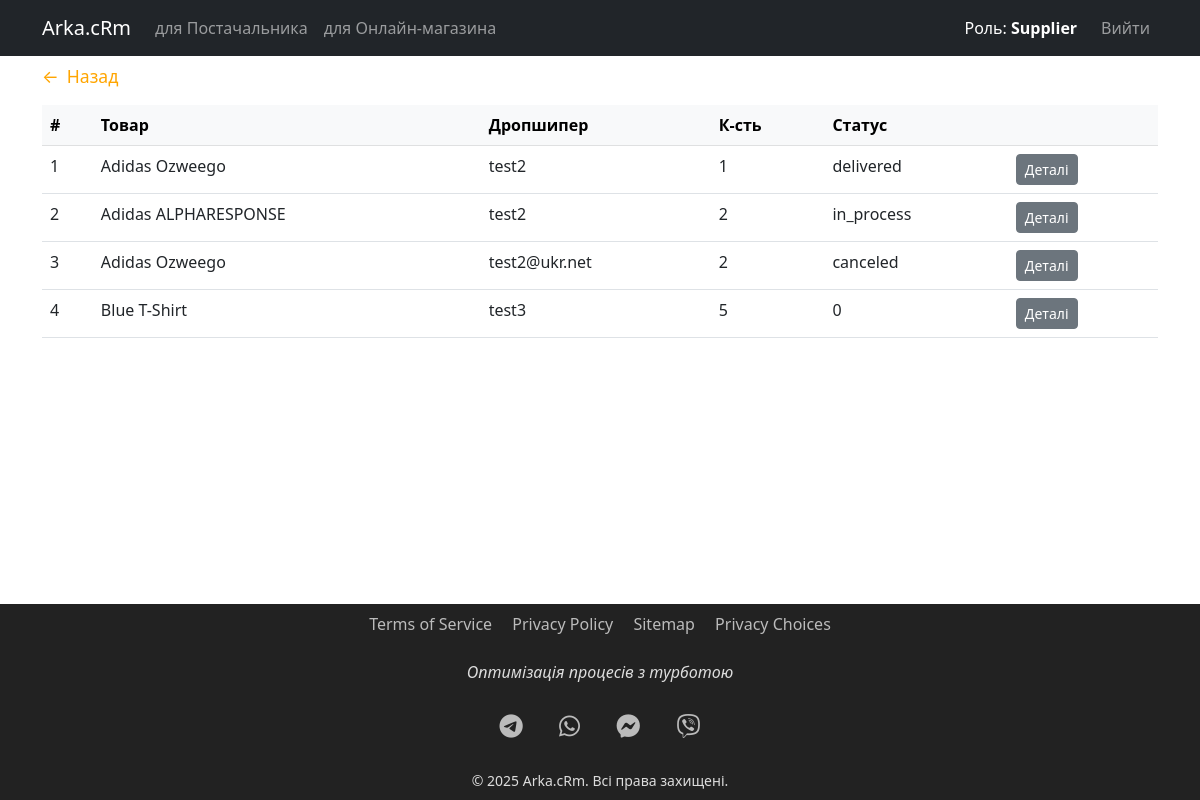
/supplier/orders (signed in), run on the app's committed database.
### tables this page shows
CREATE TABLE "order" (
      id INTEGER PRIMARY KEY AUTOINCREMENT,
      product_id INTEGER NOT NULL,
      dropshipper_id INTEGER NOT NULL,
      quantity INTEGER DEFAULT 1,
      recipient_name TEXT NOT NULL,
      address TEXT NOT NULL,
      comment TEXT,
      status TEXT DEFAULT 'new',
      tracking_number TEXT,
      paid INTEGER DEFAULT 0,
      FOREIGN KEY(product_id) REFERENCES product(id),
      FOREIGN KEY(dropshipper_id) REFERENCES user(id)
    );

CREATE TABLE product (
      id INTEGER PRIMARY KEY AUTOINCREMENT,
      name TEXT NOT NULL,
      description TEXT,
      price REAL NOT NULL,
      stock INTEGER DEFAULT 0,
      status TEXT DEFAULT 'in_stock',
      published INTEGER DEFAULT 1,
      discount REAL DEFAULT 0.0,
      category_id INTEGER,
      supplier_id INTEGER NOT NULL,
      FOREIGN KEY(category_id) REFERENCES category(id),
      FOREIGN KEY(supplier_id) REFERENCES user(id)
    );

CREATE TABLE user (
      id INTEGER PRIMARY KEY AUTOINCREMENT,
      username TEXT UNIQUE NOT NULL,
      password TEXT NOT NULL,
      role TEXT NOT NULL
    );

### app.py (the view)
@app.route('/supplier/orders')
@supplier_required
def supplier_orders():
    db = get_db()
    orders = db.execute('''
      SELECT o.*, p.name AS product_name, u.username AS dropshipper
      FROM "order" o
      JOIN product p ON o.product_id=p.id
      JOIN user u ON o.dropshipper_id=u.id
      WHERE p.supplier_id=?
    ''',(session['user_id'],)).fetchall()
    return render_template('supplier/orders.html', orders=orders)

### app.py (called while the page is built)
def get_db():
    if 'db' not in g:
        g.db = sqlite3.connect(DATABASE)
        g.db.row_factory = sqlite3.Row
    return g.db

def supplier_required(f):
    @wraps(f)
    def wrapper(*args, **kwargs):
        if session.get('role') != 'Supplier':
            return redirect(url_for('login'))
        return f(*args, **kwargs)
    return wrapper

### templates/supplier/orders.html (shortened to what this page needs)
{% extends "base.html" %}
{% block content %}
<div class="container py-5">
  <a href="{{ url_for('supplier_dashboard') }}"
     class="mb-3 d-inline-flex align-items-center"
     style="color: orange; text-decoration: none; font-size: 1.1rem;">
    ←
    <span class="ms-2">Назад</span>
  </a>
  <table class="table">
    <thead class="table-light">
      <tr>
        <th>#</th>
        <th>Товар</th>
        <th>Дропшипер</th>
        <th>К-сть</th>
        <th>Статус</th>
        <th></th>
      </tr>
    </thead>
    <tbody>
      {% for o in orders %}
        <tr>
          <td>{{ o.id }}</td>
          <td>{{ o.product_name }}</td>
          <td>{{ o.dropshipper }}</td>
          <td>{{ o.quantity }}</td>
          <td>{{ o.status }}</td>
          <td>
            <a class="btn btn-sm btn-secondary"
               href="{{ url_for('supplier_order_detail', oid=o.id) }}">Деталі</a>
          </td>
        </tr>
      {% endfor %}
    </tbody>
  </table>
</div>
{% endblock %}

### templates/base.html (style rules this page uses)
html, body { height: 100%; }
body { display: flex; flex-direction: column; padding-top: 15px; }
:root { --brand-orange: #ff6600; }

### data on the page
order: id "1", product_name "Adidas Ozweego", dropshipper "test2", quantity "1", status "delivered"
order: id "2", product_name "Adidas ALPHARESPONSE", dropshipper "test2", quantity "2", status "in_process"
order: id "3", product_name "Adidas Ozweego", dropshipper "test2@ukr.net", quantity "2", status "canceled"
order: id "4", product_name "Blue T-Shirt", dropshipper "test3", quantity "5", status "0"

### other printed values
{{ session.role }} "Supplier"
